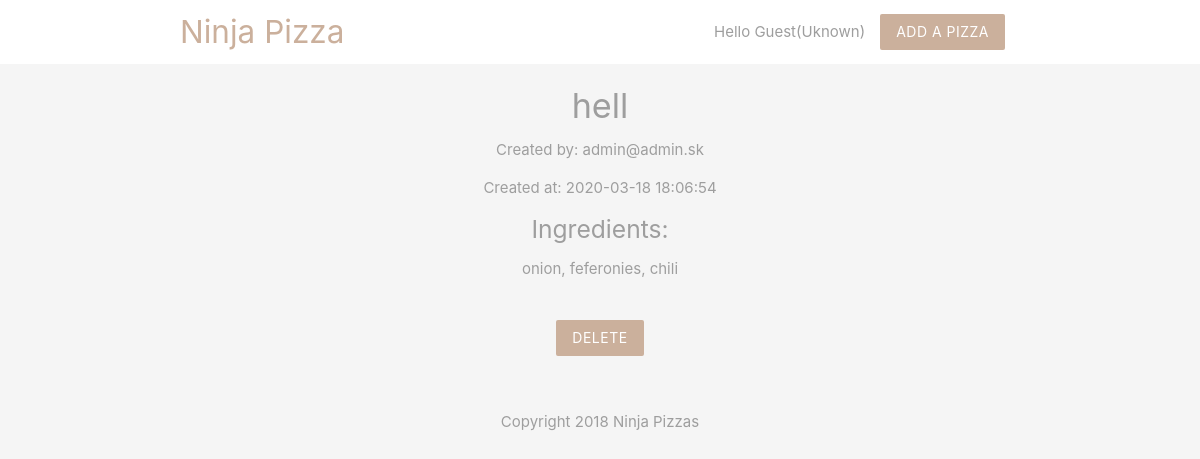
The page /details.php?id=8 on the database its author committed.
### tables this page shows
CREATE TABLE `pizzas` (
  `id` int(11) NOT NULL,
  `title` varchar(255) NOT NULL,
  `ingredients` varchar(255) NOT NULL,
  `email` varchar(255) NOT NULL,
  `created_at` timestamp NOT NULL DEFAULT CURRENT_TIMESTAMP
);

### details.php (the view, shortened to what this page needs)
<?php
    include ('config/db_connect.php');
    if(isset($_GET['id'])){
        $id = mysqli_real_escape_string($conn, $_GET['id']);
        $sql = "SELECT * FROM pizzas WHERE id = $id";
        $result = mysqli_query($conn, $sql);
        $pizza = mysqli_fetch_assoc($result);
    }
?>
<!DOCTYPE html>
<html>
    <?php include 'templates/header.php';?>
    <div class="container center grey-text">
        <?php if($pizza):?>
            <h4><?php echo htmlspecialchars($pizza['title']);?></h4>
            <p>Created by: <?php echo htmlspecialchars($pizza['email']);?></p>
            <p>Created at: <?php echo date($pizza['created_at']);?></p>
            <h5>Ingredients: </h5>
            <p><?php echo htmlspecialchars($pizza['ingredients']);?></p>
            <form action="details.php" method="POST">
                <input type="submit" name="delete" value="Delete" class='btn brand z-depth-0'>
            </form>
        <?php else:?>
            <h5>No such pizza exists!</h5>
        <?php endif;?>
    </div>
    <?php include 'templates/footer.php';?>
</html>

### templates/header.php (style rules this page uses)
.brand { background: #cbb09c !important; }
form { max-width: 460px; margin: 20px auto; padding: 20px; }

### rows shown on the page
pizzas: title "hell", email "admin@admin.sk", created_at "2020-03-18 18:06:54", ingredients "onion, feferonies, chili"

### other values the page prints
$name "Guest"
$gender "Uknown"
